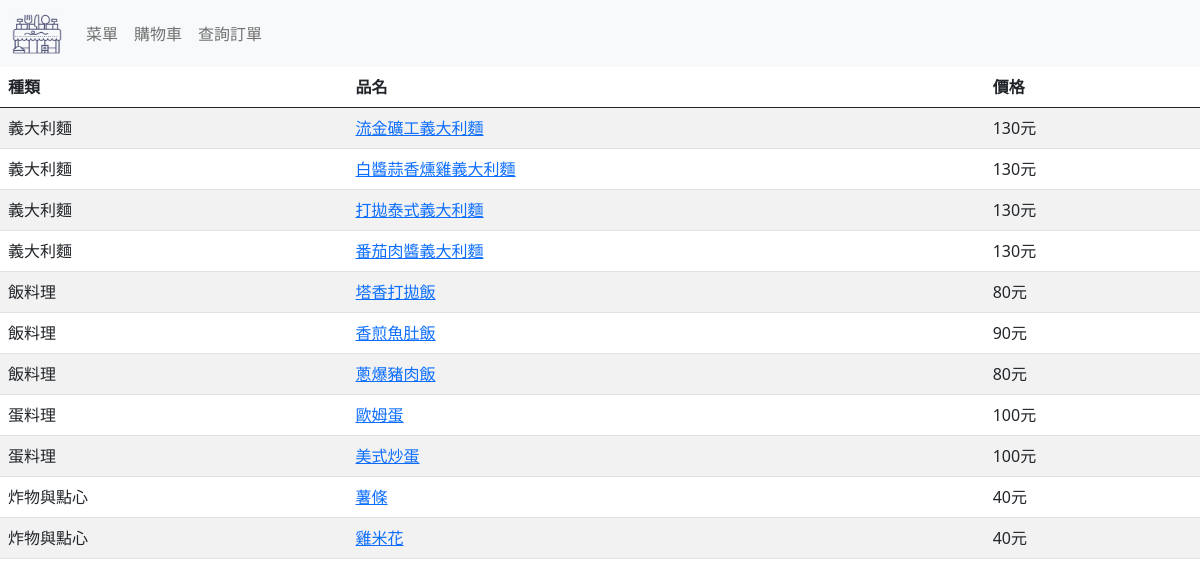
The app's page /menu/ with its own data.
### app/models.py (models this page shows, shortened)
class Meal(models.Model):
    type = [('義大利麵','義大利麵'),('蛋料理','蛋料理'),('炸物與點心','炸物與點心'),('飯料理','飯料理')]
    category = models.CharField(max_length=100, choices=type)
    name = models.CharField(max_length=100)
    price = models.PositiveIntegerField()
    description = models.TextField(max_length=250, blank=True)
    image = models.ImageField(upload_to='app/image', blank=True)

### app/views.py (the view)
# urls.py: path('menu/', views.show_menu, name ='show_menu'),
def show_menu(request):
    meals = Meal.objects.all()
    return render(request,'app/show_menu.html', locals())

### app/templates/app/show_menu.html (shortened to what this page needs)
<!DOCTYPE html>
<html lang="en">
<head>
</head>
<body>
{% extends 'app/base.html' %}
{% block content %}
<table class="table table-striped">
  <thead>
    <tr>
      <th scope="col">種類</th>
      <th scope="col">品名</th>
      <th scope="col">價格</th>
    </tr>
  </thead>
  <tbody>
  {% for meal in meals %}
    <tr>
      <td>{{meal.category}}</td>
      <td><a href="{% url 'detail' meal.id %}">{{meal.name}}</a></td>
      <td>{{meal.price}}元</td>
    </tr>
  {% endfor %}
  </tbody>
</table>
{% endblock %}

### app/templates/app/base.html (shortened to what this page needs)
<link href="https://cdn.jsdelivr.net/npm/bootstrap@5.0.0/dist/css/bootstrap.min.css" rel="stylesheet">
{% load static %}
<nav class="navbar navbar-expand-lg navbar-light bg-light">
  <div class="container-fluid">
    <a class="navbar-brand" href="{% url 'home' %}"><img src="{% static 'app/7761824.png' %}" width="50" height="40" class="d-inline-block align-text-top"></a>
    <div class="collapse navbar-collapse" id="navbarNav">
      <ul class="navbar-nav">
        <li class="nav-item">
          <a class="nav-link" href="{% url 'show_menu' %}">菜單</a>
        </li>
        <li class="nav-item">
          <a class="nav-link" href="{% url 'show_cart' %}">購物車</a>
        </li>
        <li class="nav-item">
          <a class="nav-link" href="{% url 'search' %}">查詢訂單</a>
        </li>
      </ul>
    </div>
  </div>
</nav>
{% block content %}
{% endblock %}

### records on screen
Meal: category "義大利麵", name "流金礦工義大利麵", price "130"
Meal: category "義大利麵", name "白醬蒜香燻雞義大利麵", price "130"
Meal: category "義大利麵", name "打拋泰式義大利麵", price "130"
Meal: category "義大利麵", name "番茄肉醬義大利麵", price "130"
Meal: category "飯料理", name "塔香打拋飯", price "80"
Meal: category "飯料理", name "香煎魚肚飯", price "90"
Meal: category "飯料理", name "蔥爆豬肉飯", price "80"
Meal: category "蛋料理", name "歐姆蛋", price "100"
Meal: category "蛋料理", name "美式炒蛋", price "100"
Meal: category "炸物與點心", name "薯條", price "40"
Meal: category "炸物與點心", name "雞米花", price "40"
